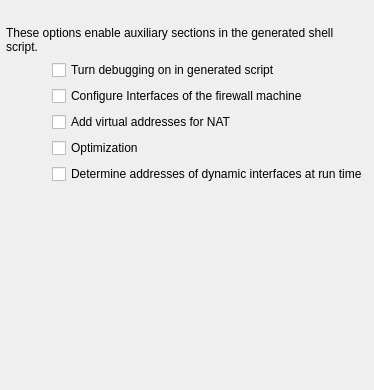
     <widget class="QWidget" name="tab5">
      <attribute name="title">
       <string>Script Options</string>
      </attribute>
      <layout class="QGridLayout">
       <property name="margin" stdset="0">
        <number>6</number>
       </property>
       <item row="2" column="0" rowspan="3">
        <spacer>
         <property name="orientation">
          <enum>Qt::Orientation::Horizontal</enum>
         </property>
         <property name="sizeType">
          <enum>QSizePolicy::Policy::Fixed</enum>
         </property>
         <property name="sizeHint" stdset="0">
          <size>
           <width>40</width>
           <height>70</height>
          </size>
         </property>
        </spacer>
       </item>
       <item row="4" column="1" colspan="2">
        <widget class="QCheckBox" name="ipf_manage_virtual_addr">
         <property name="text">
          <string>Add virtual addresses for NAT</string>
         </property>
        </widget>
       </item>
       <item row="3" column="1" colspan="2">
        <widget class="QCheckBox" name="ipf_configure_interfaces">
         <property name="text">
          <string>Configure Interfaces of the firewall machine</string>
         </property>
        </widget>
       </item>
       <item row="2" column="1" colspan="2">
        <widget class="QCheckBox" name="ipf_debug">
         <property name="text">
          <string>Turn debugging on in generated script</string>
         </property>
        </widget>
       </item>
       <item row="5" column="1" colspan="2">
        <widget class="QCheckBox" name="ipf_optimize">
         <property name="toolTip">
          <string>If this option is on, policy compiler adds virtual addresses to the interfaces to make the firewall answer to ARP queries for addresses used in NAT rules.</string>
         </property>
         <property name="text">
          <string>Optimization</string>
         </property>
        </widget>
       </item>
       <item row="1" column="0" colspan="3">
        <widget class="QLabel" name="textLabel8">
         <property name="text">
          <string>These options enable auxiliary sections in the generated shell script.</string>
         </property>
         <property name="alignment">
          <set>Qt::AlignmentFlag::AlignVCenter</set>
         </property>
         <property name="wordWrap">
          <bool>true</bool>
         </property>
        </widget>
       </item>
       <item row="0" column="2">
        <spacer>
         <property name="orientation">
          <enum>Qt::Orientation::Vertical</enum>
         </property>
         <property name="sizeType">
          <enum>QSizePolicy::Policy::Fixed</enum>
         </property>
         <property name="sizeHint" stdset="0">
          <size>
           <width>20</width>
           <height>20</height>
          </size>
         </property>
        </spacer>
       </item>
       <item row="7" column="1">
        <spacer>
         <property name="orientation">
          <enum>Qt::Orientation::Vertical</enum>
         </property>
         <property name="sizeType">
          <enum>QSizePolicy::Policy::Expanding</enum>
         </property>
         <property name="sizeHint" stdset="0">
          <size>
           <width>20</width>
           <height>200</height>
          </size>
         </property>
        </spacer>
       </item>
       <item row="6" column="1" colspan="2">
        <widget class="QCheckBox" name="ipf_dynAddr">
         <property name="text">
          <string>Determine addresses of dynamic interfaces at run time</string>
         </property>
        </widget>
       </item>
      </layout>
     </widget>
